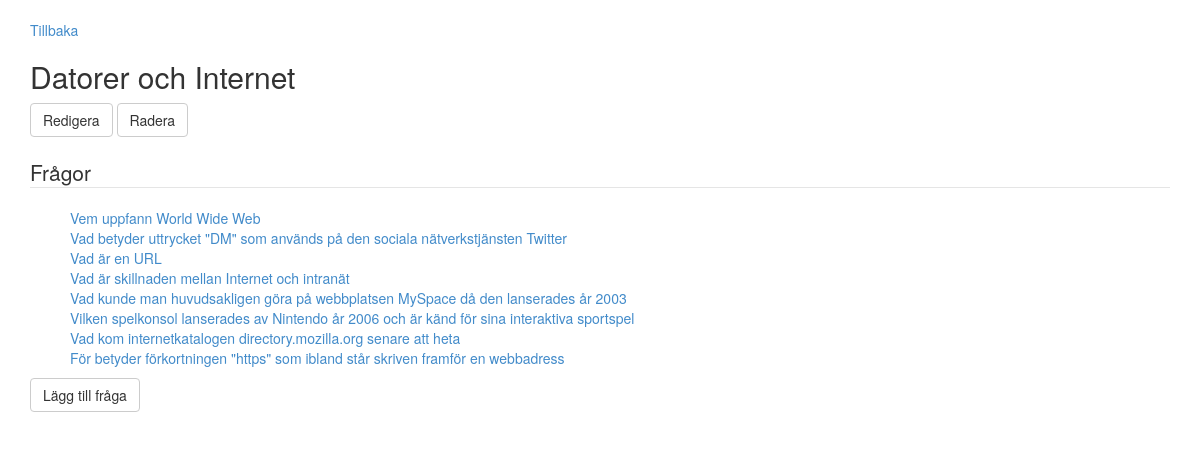
The app's page /?showQuiz&id=7 (signed in) with its own data.
### tables this page shows
CREATE TABLE IF NOT EXISTS `quiz` (
  `QuizId` int(11) NOT NULL AUTO_INCREMENT,
  `QuizName` varchar(60) NOT NULL,
  PRIMARY KEY (`QuizId`),
  UNIQUE KEY `QuizName` (`QuizName`)
);

CREATE TABLE IF NOT EXISTS `question` (
  `QuestionId` int(11) NOT NULL AUTO_INCREMENT,
  `QuestionName` varchar(150) NOT NULL,
  `QuizId` int(11) NOT NULL,
  PRIMARY KEY (`QuestionId`),
  UNIQUE KEY `QuestionName` (`QuestionName`),
  KEY `QuizId` (`QuizId`)
);

### Controller/QuizController.php (called while the page is built, shortened)
<?php
require_once("View/PlayQuizView.php");
require_once("View/HTMLView.php");
require_once("Model/QuizModel.php");
require_once("View/QuizView.php");
require_once("Model/Quiz.php");
require_once("Model/Dao/QuizRepository.php");
class QuizController {
	private $htmlView;
	private $quizView;
	public function __construct() {
		$this->htmlView = new HTMLView();
		$this->quizView = new QuizView();
	}
 	public function showQuiz(Quiz $quiz) {
 		 $this->htmlView->echoHTML($this->quizView->showQuiz($quiz));
 	}
}

### index.php (called while the page is built, shortened)
<?php
require_once('Controller/MasterController.php');
$masterController = new MasterController();
$masterController->doControll();

### Model/Quiz.php (called while the page is built)
<?php
require_once("Model/Questions.php");
class Quiz {
	private $quizName;
	private $quizId;
	private $questions;
	public function __construct($quizName, $quizId = NULL) {
		$this->quizName = $quizName;
		$this->questions = new Questions();
		if (empty($quizId) == false) {
			$this->quizId = $quizId;
		}
	}
	public function getQuizId() {
		return $this->quizId;
	}
	public function getName() {
		return $this->quizName;
	}
	public function add(Question $question) {
		$this->questions->add($question);
	}
	public function getQuestions() {
		return $this->questions;
	}
}

### Model/Dao/QuizRepository.php (called while the page is built, shortened)
<?php
require_once("Model/Quiz.php");
require_once("Model/Dao/Repository.php");
class QuizRepository extends Repository{
	private $db;
	private $questionTable = "question";
	public function __construct() {
		$this->dbTable = 'quiz';
		$this->db = $this->connection();
	}
	public function getQuiz($quizId) {
		$sql = "SELECT * FROM $this->dbTable WHERE " . $this->quizId . " = ?";
		$params = array($quizId);
		$query = $this->db->prepare($sql);
		$query->execute($params);
		$result = $query->fetch();
		if ($result) {
			$quiz = new Quiz($result[$this->quizName], $result[$this->quizId]);
			$sql = "SELECT * FROM " . $this->questionTable . " WHERE " . $this->quizId . " = ?";
			$query = $this->db->prepare($sql);
			$query->execute (array($result[$this->quizId]));
			$questions = $query->fetchAll();
			foreach($questions as $question) {
				$question = new Question($question[$this->questionName], $question[$this->quizId], $question[$this->questionId]);
				$quiz->add($question);
			}
			return $quiz;
		}
		return NULL;
	}
}

### Model/Dao/Repository.php (called while the page is built, shortened)
<?php
abstract class Repository {
	protected $dbConnection;
    protected function connection() {
    	if ($this->dbConnection == null) {
            $this->dbConnection = new PDO(Settings::$DB_CONNECTION, Settings::$DB_USERNAME, Settings::$DB_PASSWORD);
        $this->dbConnection->setAttribute(PDO::ATTR_ERRMODE, PDO::ERRMODE_EXCEPTION);
        return $this->dbConnection;
    }
  }
}

### Model/Questions.php (called while the page is built)
	<?php
class Questions {
	private $questions;
	public function __construct() {
		$this->questions = array();
	}
	public function toArray() {
		return $this->questions;
	}
	public function add(Question $question) {
			$this->questions[] = $question;
	}
}

### Model/Question.php (called while the page is built, shortened)
<?php
class Question {
	private $questionName;
	private $questionId;
	public function __construct($questionName, $quizId, $questionId = NULL) {
		$this->questionName = $questionName;
		if (empty($questionId) == false) {
			$this->questionId = $questionId;
		}
	}
	public function getName() {
		return $this->questionName;
	}
	public function getQuestionId() {
		return $this->questionId;
	}
}

### View/QuizView.php (the view, shortened to what this page needs)
<?php
class QuizView extends BaseView {
	private $cookieStorage;
	private $removeQuizLocation = 'removeQuiz';
	private $editQuizLocation = 'editQuiz';
	public function __construct() {
		$this->cookieStorage = new CookieStorage();
	}
	public function getQuizMenu($id) {
		return $html = "<a href='?" . $this->addQuestionLocation . "&" . $this->id . "=$id' class='btn btn-default'>Lägg till fråga</a> </br></br>";
	}
	public function getId() {
		if (isset($_GET[$this->id])) {
			return $_GET[$this->id];
		}
		return NULL;
	}
	public function renderCookieMessage($string) {
		$value = $this->cookieStorage->load($string);
		return $value;
	}
	public function unsetMessage($name) {
		$this->cookieStorage->save($name, null, time()-1);
	}
	public function showQuiz(Quiz $quiz) {
		$message = $this->renderCookieMessage($this->messageLocation);
		$html = "<form action='' method='post'> </br>
		<a href='?" . $this->showAllQuizLocation . "' name='returnToPage'>Tillbaka</a> </br>
		<h2>" . $quiz->getName() . "</h2>
		<input type='submit' class='btn btn-default' name='" . $this->editQuizLocation . "' value='Redigera'> <input type='submit' class='btn btn-default' name='" . $this->removeQuizLocation . "' value='Radera'>
		</br> </br>
		<legend>Frågor</legend>
		$message
		<ul style='list-style-type: none;'>";
		foreach($quiz->getQuestions()->toArray() as $question) {
			$html .= "<li><a href='?" . $this->showQuestionLocation . "&" . $this->id . "=" . $question->getQuestionId() . "'>". $question->getName() ."</a></li>";
		}
		$html .= "</ul>" . $this->getQuizMenu($quiz->getQuizId()) . "</form>";
		return $html;
	}
}

### records on screen
quiz: QuizName "Datorer och Internet"
question: QuestionName "Vem uppfann World Wide Web"
question: QuestionName "Vad betyder uttrycket \"DM\" som används på den sociala nätverkstjänsten Twitter"
question: QuestionName "Vad är en URL"
question: QuestionName "Vad är skillnaden mellan Internet och intranät"
question: QuestionName "Vad kunde man huvudsakligen göra på webbplatsen MySpace då den lanserades år 2003"
question: QuestionName "Vilken spelkonsol lanserades av Nintendo år 2006 och är känd för sina interaktiva sportspel"
question: QuestionName "Vad kom internetkatalogen directory.mozilla.org senare att heta"
question: QuestionName "För betyder förkortningen \"https\" som ibland står skriven framför en webbadress"
